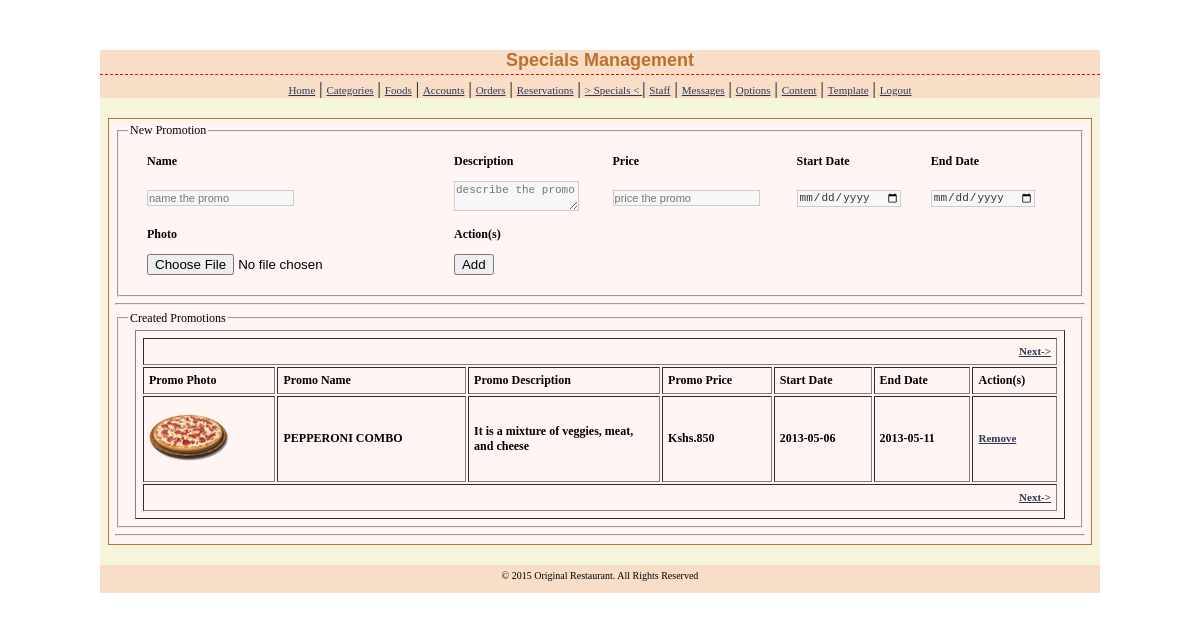
The page /admin/specials.php (signed in) on the database its author committed.
### tables this page shows
CREATE TABLE IF NOT EXISTS `specials` (
  `special_id` int(15) NOT NULL AUTO_INCREMENT,
  `special_name` varchar(25) NOT NULL,
  `special_description` text NOT NULL,
  `special_price` float NOT NULL,
  `special_start_date` date NOT NULL,
  `special_end_date` date NOT NULL,
  `special_photo` varchar(45) NOT NULL,
  PRIMARY KEY (`special_id`)
);

CREATE TABLE IF NOT EXISTS `currencies` (
  `currency_id` int(5) NOT NULL AUTO_INCREMENT,
  `currency_symbol` varchar(15) NOT NULL,
  `flag` int(1) NOT NULL,
  PRIMARY KEY (`currency_id`)
);

CREATE TABLE IF NOT EXISTS `content` (
  `content_id` int(1) NOT NULL DEFAULT '1',
  `display_name` varchar(55) NOT NULL DEFAULT 'undefined',
  `home_title` varchar(100) NOT NULL DEFAULT 'undefined',
  `home_subtitle` varchar(1000) NOT NULL DEFAULT 'undefined',
  `about_description` varchar(2500) NOT NULL DEFAULT 'undefined',
  `about_mission` varchar(2500) NOT NULL DEFAULT 'undefined',
  `about_vision` varchar(2500) NOT NULL DEFAULT 'undefined',
  `contacts` varchar(250) NOT NULL DEFAULT 'undefined',
  `contact_location` varchar(45) NOT NULL DEFAULT 'undefined',
  `specials_description` varchar(1000) NOT NULL DEFAULT 'undefined',
  `myaccount_description` varchar(1000) NOT NULL DEFAULT 'undefined',
  `myprofile_description` varchar(1000) NOT NULL DEFAULT 'undefined',
  `inbox_description` varchar(1000) NOT NULL DEFAULT 'undefined',
  `tables_description` varchar(1000) NOT NULL DEFAULT 'undefined',
  `partyhalls_description` varchar(1000) NOT NULL DEFAULT 'undefined',
  `rating_description` varchar(1000) NOT NULL DEFAULT 'undefined',
  `others_address` varchar(1000) NOT NULL DEFAULT 'undefined',
  `others_loggedout` varchar(1000) NOT NULL DEFAULT 'undefined',
  `others_accessdenied` varchar(1000) NOT NULL DEFAULT 'undefined',
  PRIMARY KEY (`content_id`)
);

### admin/locale.php (called while the page is built, shortened)
<?php
    $content=mysql_query("SELECT * FROM content");
	if ($content){
		$content_active=mysql_fetch_array($content);
		$name = $content_active['display_name'];
			}
		else{
			die("Something went wrong while loading content ... the MySql error is " . mysql_error());
		}
?>

### admin/specials.php (the view, shortened to what this page needs)
<?php
	require_once('locale.php');
?>
<?PHP
if (!isset($_GET['startrow']) or !is_numeric($_GET['startrow'])) {
  $startrow = 0;
} else {
  $startrow = (int)$_GET['startrow'];
}
?>
<?php
$result=mysql_query("SELECT * FROM specials LIMIT $startrow, 5")
or die("There are no records to display ... \n" . mysql_error());
?>
<?php
    $flag_1 = 1;
    $currencies=mysql_query("SELECT * FROM currencies WHERE flag='$flag_1'")
    or die("A problem has occured ... \n" . "Our team is working on it at the moment ... \n" . "Please check back after few hours.");
?>
<!DOCTYPE html>
<html>
<head>
<link href="stylesheets/admin_styles.css" rel="stylesheet" type="text/css" />
</head>
<body>
<div id="page">
<div id="header">
<h1>Specials Management </h1>
<a href="index.php">Home</a> | <a href="categories.php">Categories</a> | <a href="foods.php">Foods</a> | <a href="accounts.php">Accounts</a> | <a href="orders.php">Orders</a> | <a href="reservations.php">Reservations</a> | <a href="specials.php"> > Specials < </a> | <a href="allocation.php">Staff</a> | <a href="messages.php">Messages</a> | <a href="options.php">Options</a> | <a href="content.php">Content</a> | <a href="template.php">Template</a> | <a href="logout.php">Logout</a>
</div>
<div id="container">
<fieldset><legend>New Promotion</legend>
	<table width="930" align="center">
	<form name="specialsForm" id="specialsForm" action="specials-exec.php" method="post" enctype="multipart/form-data" onsubmit="return specialsValidate(this)">
	<tr>
		<th>Name</th>
		<th>Description</th>
		<th>Price</th>
		<th>Start Date</th>
		<th>End Date</th>
	</tr>
	<tr>
		<td><input type="text" name="name" id="name" class="textfield" maxlength="15" placeholder="name the promo" required/></td>
		<td><textarea name="description" id="description" class="textfield" rows="2" cols="15" maxlength="45" placeholder="describe the promo" required></textarea></td>
		<td><input type="number" name="price" id="price" class="textfield" maxlength="5" placeholder="price the promo" required/></td>
		<td><input type="date" name="start_date" id="start_date" class="textfield" required/></td>
		<td><input type="date" name="end_date" id="end_date" class="textfield" required /></td>
	</tr>
	<tr>
		<th>Photo</th>
		<th>Action(s)</th>
	</tr>
	<tr>
		<td><input type="file" name="photo" id="photo" required/></td>
		<td><input type="submit" name="Submit" value="Add" /></td>
	</tr>
	</form>
	</table>
</fieldset>
<hr>
<fieldset><legend>Created Promotions</legend>
	<table width="930" align="center" border="1">
		<tr>
			<td colspan="7" align="right">
				<?PHP
				$prev = $startrow - 5;
				if ($prev < 0)
				echo '<a href="'.$_SERVER['PHP_SELF'].'?startrow='.($startrow+5).'">Next-></a>';
				?>
			</td>
		</tr>
	<tr>
	<th>Promo Photo</th>
	<th>Promo Name</th>
	<th>Promo Description</th>
	<th>Promo Price</th>
	<th>Start Date</th>
	<th>End Date</th>
	<th>Action(s)</th>
	</tr>
	<?php
	$symbol=mysql_fetch_assoc($currencies);
	while ($row=mysql_fetch_array($result)){
	echo "<tr>";
	echo '<td><img src=../images/'. $row['special_photo']. ' width="80" height="70"></td>';
	echo "<td>" . $row['special_name']."</td>";
	echo "<td width='180' align='left'>" . $row['special_description']."</td>";
	echo "<td>" . $symbol['currency_symbol']. "" . $row['special_price']."</td>";
	echo "<td>" . $row['special_start_date']."</td>";
	echo "<td>" . $row['special_end_date']."</td>";
	echo '<td><a href="delete-special.php?id=' . $row['special_id'] . '">Remove</a></td>';
	echo "</tr>";
	}
	?>
		<tr>
			<td colspan="7" align="right">
				<?PHP
				$prev = $startrow - 5;
				if ($prev < 0)
				echo '<a href="'.$_SERVER['PHP_SELF'].'?startrow='.($startrow+5).'">Next-></a>';
				?>
			</td>
		</tr>
	</table>
</fieldset>
<hr>
</div>
<div id="footer">
<div class="bottom_addr">&copy; <?php echo date("Y") . " " . $name ?>. All Rights Reserved</div>
</div>
</div>
</body>
</html>

### admin/stylesheets/admin_styles.css (style rules this page uses)
.textfield { font-size: 11px; color: #333333; background: #F7F7F7; border: 1px solid #CCCCCC; padding-left: 1px; }
.bottom_addr { font-size: 11px; color: #000; padding: 5px 0 12px 0; text-align:center; font-size:10px; }
h1 { color: #bd6f2f; margin: 0px 0px 5px; padding: 0px 0px 3px; font: bold 18px Verdana, Arial, Helvetica, sans-serif; border-bottom: 1px dashed red; text-align:center; }
a { color: #2D3954; font-size: 11px; }
table,th,td { font-weight: bold; padding:5px; }
#page { width:1000px; margin:0 auto; margin-top:50px; padding-top:0px; background: beige; height:auto; }
#header { text-align:center; background:#f9dec7; }
#container { border:#bd6f2f solid 1px; padding:4px 6px 2px 6px; width:970px; margin:0 auto; background:#fff6f3; font-size:12px; text-align:justify; margin-top:20px; }
#footer { width:1000px; margin:0 auto; margin-top:20px; background:#f9dec7; }

### rows shown on the page
specials: special_photo (picture), special_name "PEPPERONI COMBO", special_description "It is a mixture of veggies, meat, and cheese", special_price "850", special_start_date "2013-05-06", special_end_date "2013-05-11"
currencies: currency_symbol "Kshs."
content: display_name "Original Restaurant"
